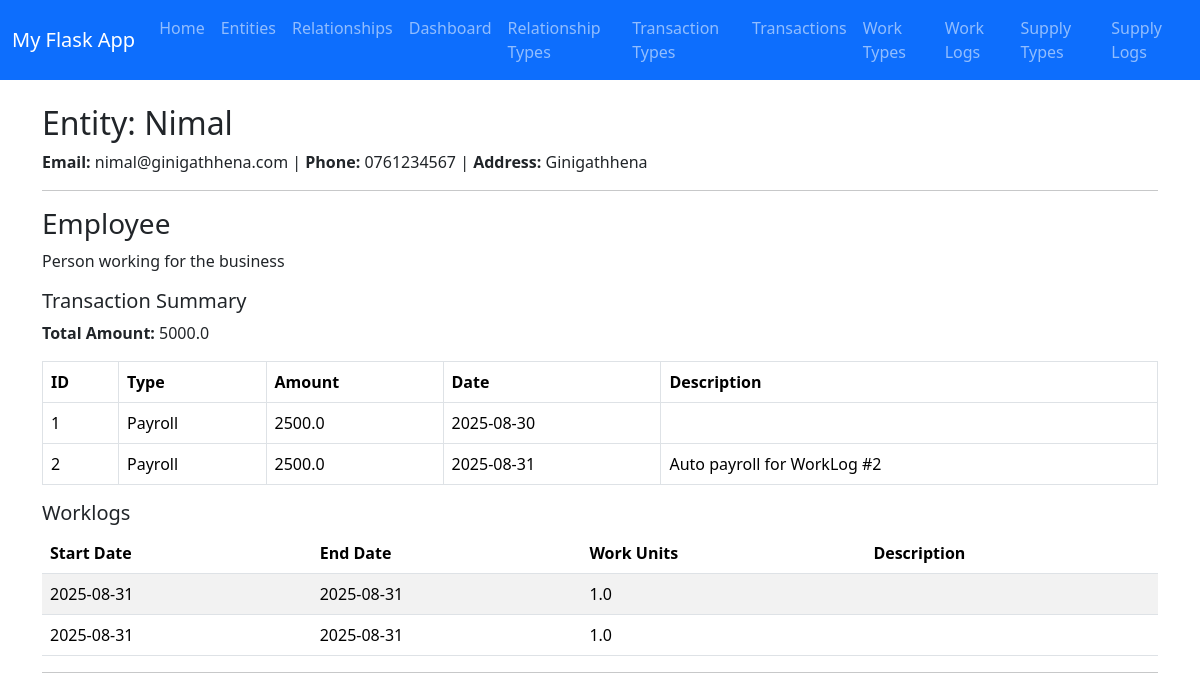
The page /entity_info/1 on the database its author committed.
### app.py (models this page shows, shortened)
class Entity(db.Model):
    id = db.Column(db.Integer, primary_key=True)  # Unique ID
    name = db.Column(db.String(100), nullable=False)
    email = db.Column(db.String(120), nullable=False, unique=True)
    phone = db.Column(db.String(20), nullable=False)
    address = db.Column(db.String(200), nullable=True)  # New attribut

class RelationshipType(db.Model):
    __tablename__ = "relationship_type"
    id = db.Column(db.Integer, primary_key=True)  # Unique ID
    name = db.Column(db.String(100), nullable=False, unique=True)
    description = db.Column(db.String(250), nullable=True)

class Transaction(db.Model):
    __tablename__ = "transaction"
    id = db.Column(db.Integer, primary_key=True)  # Unique ID
    transaction_type_id = db.Column(db.Integer, db.ForeignKey('transaction_type.id'), nullable=False)
    relationship_id = db.Column(db.Integer, db.ForeignKey('relationship.id'), nullable=False)
    amount = db.Column(db.Float, nullable=False)
    date = db.Column(db.Date, nullable=False, default=datetime.utcnow)
    description = db.Column(db.String(250), nullable=True)
    transaction_type = db.relationship('TransactionType')
    relationship = db.relationship('Relationship')
    payrolls = db.relationship("Payroll", backref="parent_transaction", lazy=True)

class TransactionType(db.Model):
    __tablename__ = "transaction_type"
    id = db.Column(db.Integer, primary_key=True)  # Unique ID
    name = db.Column(db.String(100), nullable=False, unique=True)
    description = db.Column(db.String(250), nullable=True)

class WorkLog(db.Model):
    id = db.Column(db.Integer, primary_key=True)
    start_date = db.Column(db.Date, nullable=False)
    end_date = db.Column(db.Date, nullable=False)
    work_type_id = db.Column(db.Integer, db.ForeignKey('work_type.id'), nullable=False)
    relationship_id = db.Column(db.Integer, db.ForeignKey('relationship.id'), nullable=False)
    work_units = db.Column(db.Float, nullable=False)
    due_payment = db.Column(db.Float, nullable=False)
    payroll_id = db.Column(db.Integer, db.ForeignKey("payroll.id"), nullable=True)
    payroll = db.relationship("Payroll", back_populates="worklogs")
    description = db.Column(db.String(250))
    work_type = db.relationship("WorkType", backref="work_logs")
    relationship = db.relationship("Relationship", backref="work_logs")

### app.py (the view)
@app.route("/entity_info/<int:entity_id>")
def entity_info(entity_id):
    entity = Entity.query.get_or_404(entity_id)
    relationships = Relationship.query.filter_by(entity_id=entity_id).all()
    data = []
    for rel in relationships:
        rel_type = RelationshipType.query.get(rel.relationship_type_id)
        transactions = Transaction.query.filter_by(relationship_id=rel.id).all()
        total_amount = sum(t.amount for t in transactions)
        worklogs = []
        if rel_type.name.lower() == "employee":
            worklogs = WorkLog.query.filter_by(relationship_id=rel.id).all()
        data.append({
            "relationship_type": rel_type,
            "transactions": transactions,
            "total_amount": total_amount,
            "worklogs": worklogs
        })
    return render_template(
        "entity_info.html",
        entity=entity,
        data=data,
        title=f"Entity Info - {entity.name}"
    )

### templates/entity_info.html (shortened to what this page needs)
{% extends "base.html" %}
{% block content %}
<h2>Entity: {{ entity.name }}</h2>
<p><strong>Email:</strong> {{ entity.email }} |
   <strong>Phone:</strong> {{ entity.phone }} |
   <strong>Address:</strong> {{ entity.address }}</p>
<hr>
{% for section in data %}
  <h3>{{ section.relationship_type.name }}</h3>
  <p>{{ section.relationship_type.description }}</p>
  <h5>Transaction Summary</h5>
  <p><strong>Total Amount:</strong> {{ section.total_amount }}</p>
  <table class="table table-bordered">
    <thead>
      <tr>
        <th>ID</th>
        <th>Type</th>
        <th>Amount</th>
        <th>Date</th>
        <th>Description</th>
      </tr>
    </thead>
    <tbody>
      {% for t in section.transactions %}
      <tr>
        <td>{{ t.id }}</td>
        <td>{{ t.transaction_type.name }}</td>
        <td>{{ t.amount }}</td>
        <td>{{ t.date }}</td>
        <td>{{ t.description }}</td>
      </tr>
      {% endfor %}
    </tbody>
  </table>
  {% if section.relationship_type.name.lower() == "employee" %}
    <h5>Worklogs</h5>
    <table class="table table-striped">
      <thead>
        <tr>
          <th>Start Date</th>
          <th>End Date</th>
          <th>Work Units</th>
          <th>Description</th>
        </tr>
      </thead>
      <tbody>
        {% for log in section.worklogs %}
        <tr>
          <td>{{ log.start_date }}</td>
          <td>{{ log.end_date }}</td>
          <td>{{ log.work_units }}</td>
          <td>{{ log.description or "" }}</td>
        </tr>
        {% endfor %}
      </tbody>
    </table>
  {% endif %}
  <hr>
{% endfor %}
{% endblock %}

### rows shown on the page
Entity: name "Nimal", email "nimal@ginigathhena.com", phone "0761234567", address "Ginigathhena"
RelationshipType: relationship_type.name "Employee", relationship_type.description "Person working for the business"
Transaction: id "1", transaction_type.name "Payroll", amount "2500.0", date "2025-08-30"
Transaction: id "2", transaction_type.name "Payroll", amount "2500.0", date "2025-08-31", description "Auto payroll for WorkLog #2"
WorkLog: start_date "2025-08-31", end_date "2025-08-31", work_units "1.0"
WorkLog: start_date "2025-08-31", end_date "2025-08-31", work_units "1.0"

### other values the page prints
{{ section.total_amount }} "5000.0"
